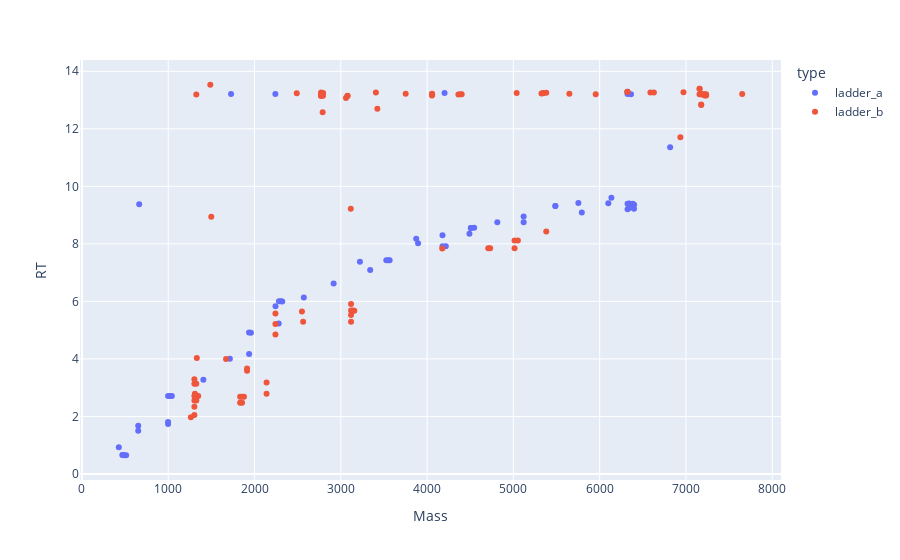

Notebook code for this chart:
### Code cell
plotly_zones(dfm_l, dfm_r)
